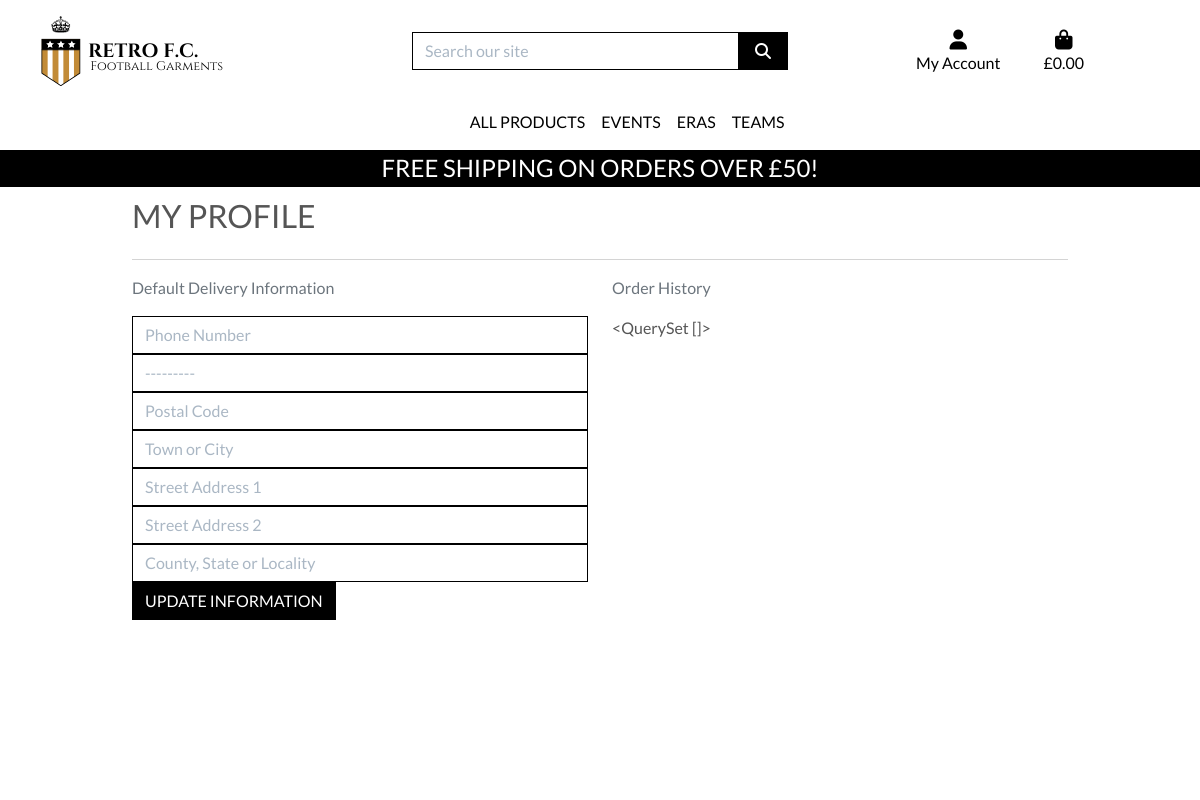
The page /profiles/ (signed in) on the database as committed earlier.
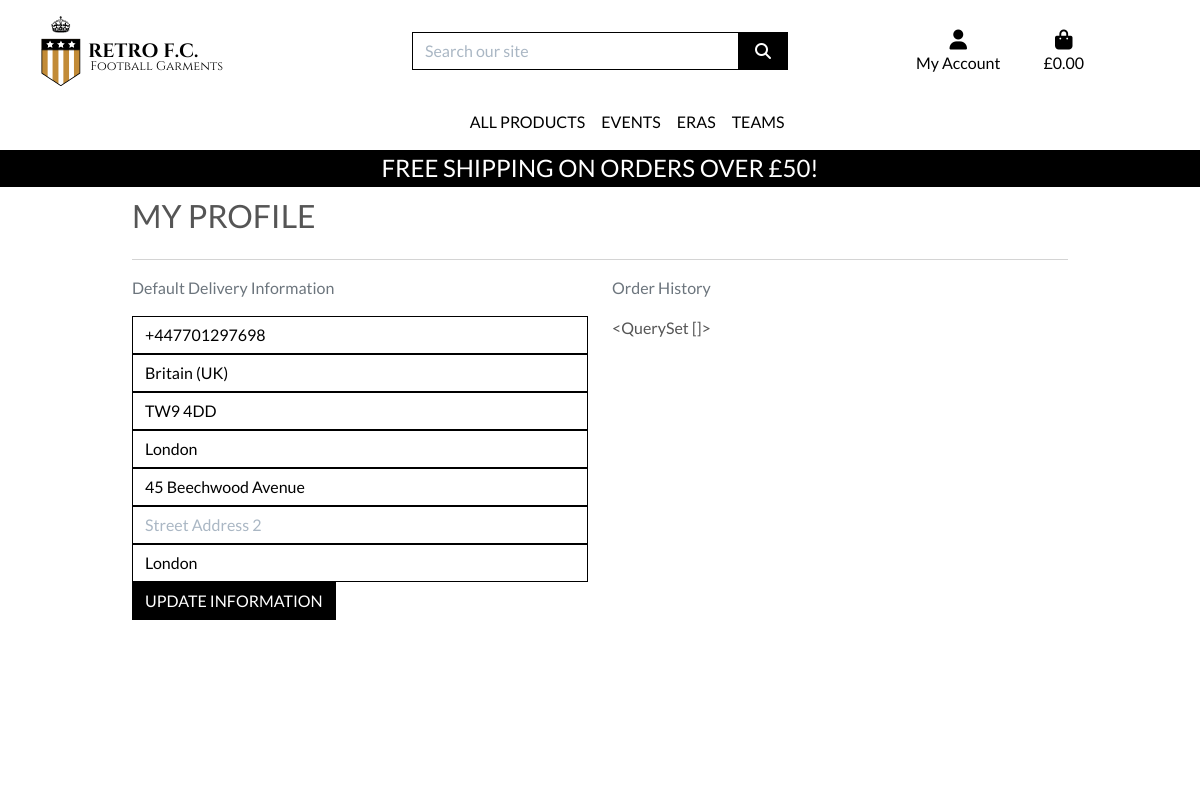
The same page on the database as committed later.
### profiles/models.py (models this page shows, shortened)
class UserProfile(models.Model):
    user = models.OneToOneField(User, on_delete=models.CASCADE)
    default_phone_number = models.CharField(max_length=20, null=True, blank=True)
    default_country = CountryField(blank_label='Country', null=True, blank=True)
    default_postcode = models.CharField(max_length=20, null=True, blank=True)
    default_town_or_city = models.CharField(max_length=40, null=True, blank=True)
    default_street_address1 = models.CharField(max_length=80, null=True, blank=True)
    default_street_address2 = models.CharField(max_length=80, null=True, blank=True)
    default_county = models.CharField(max_length=80, null=True, blank=True)

### profiles/views.py (the view)
# urls.py: path('', views.profile, name='profile')
def profile(request):
    profile = get_object_or_404(UserProfile, user=request.user)
    if request.method == 'POST':
        form = UserProfileForm(request.POST, instance=profile)
        if form.is_valid():
            form.save()
            messages.success(request, 'Profile updated successfully')
    form = UserProfileForm(instance=profile)
    orders = profile.orders.all()
    template = 'profiles/profile.html'
    context = {
        'form': form,
        'orders': orders,
        'on_profile_page': True
    }
    return render(request, template, context)

### profiles/forms.py
class UserProfileForm(forms.ModelForm):
    class Meta:
        model = UserProfile
        exclude = ('user',)
    def __init__(self, *args, **kwargs):
        super().__init__(*args, **kwargs)
        placeholders = {
            'default_phone_number': 'Phone Number',
            'default_postcode': 'Postal Code',
            'default_town_or_city': 'Town or City',
            'default_street_address1': 'Street Address 1',
            'default_street_address2': 'Street Address 2',
            'default_county': 'County, State or Locality',
        }
        self.fields['default_phone_number'].widget.attrs['autofocus'] = True
        for field in self.fields:
            if field != 'default_country':
                if self.fields[field].required:
                    placeholder = f'{placeholders[field]} *'
                else:
                    placeholder = placeholders[field]
                self.fields[field].widget.attrs['placeholder'] = placeholder
            self.fields[field].widget.attrs['class'] = 'border-black rounded-0 profile-form-input'
            self.fields[field].label = False

### bag/contexts.py (called while the page is built, shortened)
def bag_contents(request):
    bag_items = []
    total = 0
    product_count = 0
    bag = request.session.get('bag', {})
    if total < settings.FREE_DELIVERY_THRESHOLD:
        delivery = total * Decimal(settings.STANDARD_DELIVERY_PERCENTAGE / 100)
        free_delivery_delta = settings.FREE_DELIVERY_THRESHOLD - total
    else:
        delivery = 0
        free_delivery_delta = 0
    grand_total = delivery + total
    context = {
        'bag_items' : bag_items,
        'total' : total,
        'product_count' : product_count,
        'delivery' : delivery,
        'free_delivery_delta' : free_delivery_delta,
        'free_delivery_threshold' : settings.FREE_DELIVERY_THRESHOLD,
        'grand_total' : grand_total,
    }
    return context

### profiles/templates/profiles/profile.html (shortened to what this page needs)
{% extends "base.html" %}
{% load static %}
{% block extra_css %}
    <link rel="stylesheet" href="{% static 'profiles/css/profiles.css' %}">
{% endblock %}
{% block page_header %}
    <div class="container header-container">
    </div>
{% endblock %}
{% block content %}
    <div class="overlay"></div>
    <div class="container">
        <div class="row">
            <div class="col">
                <h2 class="logo-font mb-4">My Profile</h2>
                <hr>
            </div>
        </div>
        <div class="row">
            <div class="col-12 col-lg-6">
                <p class="text-muted">Default Delivery Information</p>
                <form class="mt-3" action="{% url 'profile' %}" method="POST" id="profile-update-form">
                    {{ form|crispy }}
                    <button class="btn btn-black rounded-0 text-uppercase float-right">Update Information</button>
                </form>
            </div>
            <div class="col-12 col-lg-6">
                <p class="text-muted">Order History</p>
                {{ orders }}
            </div>
        </div>
{% endblock %}

### templates/base.html (shortened to what this page needs)
{% load static %}
<!doctype html>
<html lang="en">
<head>
  {% block corecss %}
  <link rel="stylesheet" href="https://cdn.jsdelivr.net/npm/bootstrap@5.0.2/dist/css/bootstrap.min.css"
>
  <link rel="stylesheet" href="{% static 'css/base.css' %}">
  {% endblock %}
  {% block extra_css %}
  {% endblock %}
</head>
<body>
  <header class="container-fluid fixed-top">
    <div id="topnav" class="row bg-white pt-lg-2 d-none d-lg-flex ">
      <div class="col-12 col-lg-4 my-auto py-1 py-lg-0 text-center text-lg-left">
        <a href="{% url 'home' %}" class="nav-link main-logo-link">
          <img src="/media/LogoSideways.png" alt="">
        </a>
      </div>
      <div class="col-12 col-lg-4 my-auto py-1 py-lg-0">
        <form method="GET" action="{% url 'products' %}">
          <div class="input-group w-100">
            <input class="form-control border border-black rounded-0" type="text" name="q"
              placeholder="Search our site">
            <div class="input-group-append">
              <button class="form-control btn btn-black border border-black rounded-0" type="submit">
                <span class="icon">
                  <i class="fas fa-search"></i>
                </span>
              </button>
            </div>
          </div>
        </form>
      </div>
      <div class="col-12 col-lg-4 my-auto py-1 py-lg-0">
        <ul class="list-inline list-unstyled text-center text-lg-right my-0">
          <li class="list-inline-item dropdown">
            <a class="text-black nav-link" href="#" id="user-options" data-toggle="dropdown" aria-haspopup="true"
              aria-expanded="false">
              <div class="text-center">
                <div><i class="fas fa-user fa-lg"></i></div>
                <p class="my-0">My Account</p>
              </div>
            </a>
          </li>
          <li class="list-inline-item">
            <a class="{% if grand_total %}text-info font-weight-bold{% else %}text-black{% endif %} nav-link" href="{% url 'view_bag' %}">
              <div class="text-center">
                <div><i class="fas fa-shopping-bag fa-lg"></i></div>
                <p class="my-0">
                  {% if grand_total %}
                  £{{ grand_total|floatformat:2 }}
                  {% else %}
                  £0.00
                  {% endif %}
                </p>
              </div>
            </a>
          </li>
        </ul>
      </div>
    </div>
    <div class="row bg-white">
      <nav class="navbar navbar-expand-lg navbar-light w-100">
        {% include 'includes/mobile-top-header.html' %}
        {% include 'includes/main-nav.html' %}
      </nav>
    </div>
    <div id="delivery-banner" class="row text-center">
      <div class="col bg-black text-white">
          <h4 class="logo-font my-1">Free shipping on orders over £{{ free_delivery_threshold }}!</h4>
      </div>
  </div>
  </header>
  {% block page_header %}
  {% endblock %}
  {% block content %}
  {% endblock %}
</body>
</html>

### templates/includes/mobile-top-header.html (shortened to what this page needs)
<ul>
  </ul>

### templates/includes/main-nav.html (shortened to what this page needs)
<div class="collapse navbar-collapse" id="main-nav">
    <ul class="navbar-nav w-auto mx-auto">
        <li class="nav-item dropdown">
            <a class="logo-font font-weight-bold nav-link text-black mr-5" href="#" id="all-products-link" data-toggle="dropdown" aria-haspopup="true" aria-expanded="false">
                All Products
            </a>
        </li>
        <li class="nav-item dropdown">
            <a class="logo-font font-weight-bold nav-link text-black mr-5" href="#" id="clothing-link" data-toggle="dropdown" aria-haspopup="true" aria-expanded="false">
                Events
            </a>
        </li>
        <li class="nav-item dropdown">
            <a class="logo-font font-weight-bold nav-link text-black mr-5" href="#" id="homeware-link" data-toggle="dropdown" aria-haspopup="true" aria-expanded="false">
                Eras
            </a>
        </li>
        <li class="nav-item dropdown">
            <a class="logo-font font-weight-bold nav-link text-black" href="#" id="specials-link" data-toggle="dropdown" aria-haspopup="true" aria-expanded="false">
                Teams
            </a>
        </li>
    </ul>
</div>

### static/css/base.css (style rules this page uses)
html { height: 100%; }
body { background: linear-gradient(180deg, rgba(37, 21, 20, 0.3) 99.99%, rgba(255, 255, 255, 0) 100%), url('/media/Main.jpg') no-repeat center center fixed; background-size: cover; height: calc(100vh - 164px); color: #555; font-family: 'Lato'; }
.icon { align-items: center; display: inline-flex; justify-content: center; height: 1.5rem; width: 1.5rem; }
.logo-font { text-transform: uppercase; }
.main-logo-link { width: fit-content; }
.btn-black { background: black; color: white; }
.text-black { color: #000 !important; }
.border-black { border: 1px solid black !important; }
.bg-black { background: #000 !important; }
.overlay { height: 100%; width: 100%; top: 0; left: 0; position: fixed; background: white; z-index: -1; }
input[name='q']::placeholder { color: #aab7c4; }
@media (min-width: 1200px) { .container { max-width: 80%; } }
@media (min-width: 992px) { .header-container { padding-top: 164px; } }

### profiles/static/profiles/css/profiles.css (style rules this page uses)
#profile-update-form .form-control { color: #000; }
#profile-update-form input::placeholder { color: #aab7c4; }
#id_default_country, #id_default_country option:not(:first-child) { color: #000; }

Rows that differ between the two databases and show on the page:
changed UserProfile "<QuerySet []>": default_phone_number (not shown) → "+447701297698"; default_country "---------" → "Britain (UK)"; default_postcode (not shown) → "TW9 4DD"; default_town_or_city (not shown) → "London"; default_street_address1 (not shown) → "45 Beechwood Avenue"; default_county (not shown) → "London"
